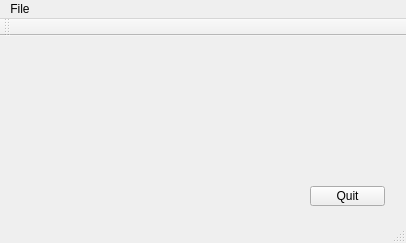
<?xml version="1.0" encoding="UTF-8"?>
<ui version="4.0">
 <class>MainWindow</class>
 <widget class="QMainWindow" name="MainWindow">
  <property name="geometry">
   <rect>
    <x>0</x>
    <y>0</y>
    <width>406</width>
    <height>243</height>
   </rect>
  </property>
  <property name="windowTitle">
   <string>MainWindow</string>
  </property>
  <widget class="QWidget" name="centralWidget">
   <widget class="QPushButton" name="pushButton_2">
    <property name="geometry">
     <rect>
      <x>310</x>
      <y>150</y>
      <width>75</width>
      <height>20</height>
     </rect>
    </property>
    <property name="text">
     <string>Quit</string>
    </property>
   </widget>
  </widget>
  <widget class="QMenuBar" name="menuBar">
   <property name="geometry">
    <rect>
     <x>0</x>
     <y>0</y>
     <width>406</width>
     <height>26</height>
    </rect>
   </property>
   <widget class="QMenu" name="menuFile">
    <property name="title">
     <string>File</string>
    </property>
    <addaction name="action_Quit"/>
   </widget>
   <addaction name="menuFile"/>
  </widget>
  <widget class="QToolBar" name="mainToolBar">
   <attribute name="toolBarArea">
    <enum>TopToolBarArea</enum>
   </attribute>
   <attribute name="toolBarBreak">
    <bool>false</bool>
   </attribute>
  </widget>
  <widget class="QStatusBar" name="statusBar"/>
  <action name="action_Quit">
   <property name="text">
    <string>&amp;Quit</string>
   </property>
  </action>
 </widget>
 <layoutdefault spacing="6" margin="11"/>
 <resources/>
 <connections/>
</ui>
